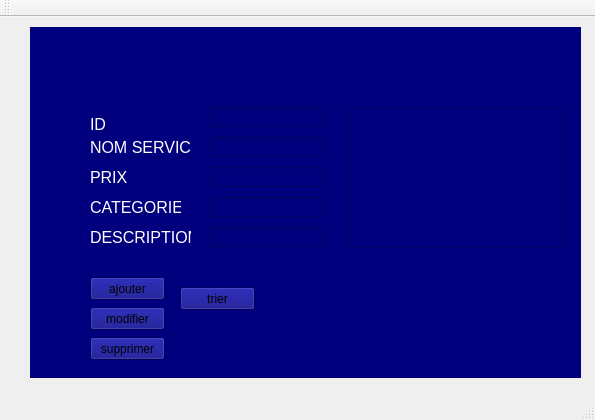
<?xml version="1.0" encoding="UTF-8"?>
<ui version="4.0">
 <class>MainWindow</class>
 <widget class="QMainWindow" name="MainWindow">
  <property name="geometry">
   <rect>
    <x>0</x>
    <y>0</y>
    <width>595</width>
    <height>420</height>
   </rect>
  </property>
  <property name="windowTitle">
   <string>Gestion des Clients</string>
  </property>
  <widget class="QWidget" name="centralWidget">
   <widget class="QStackedWidget" name="stackedWidget">
    <property name="geometry">
     <rect>
      <x>30</x>
      <y>10</y>
      <width>551</width>
      <height>351</height>
     </rect>
    </property>
    <property name="styleSheet">
     <string notr="true">background-color: rgb(0, 0, 127);</string>
    </property>
    <widget class="QWidget" name="page">
     <widget class="QLabel" name="label">
      <property name="geometry">
       <rect>
        <x>60</x>
        <y>90</y>
        <width>47</width>
        <height>21</height>
       </rect>
      </property>
      <property name="text">
       <string>&lt;html&gt;&lt;head/&gt;&lt;body&gt;&lt;p&gt;&lt;span style=&quot; font-size:18pt; color:#ffffff; vertical-align:super;&quot;&gt;ID&lt;/span&gt;&lt;/p&gt;&lt;/body&gt;&lt;/html&gt;</string>
      </property>
     </widget>
     <widget class="QLabel" name="label_2">
      <property name="geometry">
       <rect>
        <x>60</x>
        <y>110</y>
        <width>101</width>
        <height>21</height>
       </rect>
      </property>
      <property name="text">
       <string>&lt;html&gt;&lt;head/&gt;&lt;body&gt;&lt;p&gt;&lt;span style=&quot; font-size:12pt; color:#ffffff;&quot;&gt;NOM SERVICE&lt;/span&gt;&lt;/p&gt;&lt;/body&gt;&lt;/html&gt;</string>
      </property>
     </widget>
     <widget class="QLabel" name="label_3">
      <property name="geometry">
       <rect>
        <x>60</x>
        <y>170</y>
        <width>91</width>
        <height>21</height>
       </rect>
      </property>
      <property name="text">
       <string>&lt;html&gt;&lt;head/&gt;&lt;body&gt;&lt;p&gt;&lt;span style=&quot; font-size:12pt; color:#ffffff;&quot;&gt;CATEGORIE&lt;/span&gt;&lt;/p&gt;&lt;/body&gt;&lt;/html&gt;</string>
      </property>
     </widget>
     <widget class="QLabel" name="label_4">
      <property name="geometry">
       <rect>
        <x>60</x>
        <y>200</y>
        <width>101</width>
        <height>21</height>
       </rect>
      </property>
      <property name="text">
       <string>&lt;html&gt;&lt;head/&gt;&lt;body&gt;&lt;p&gt;&lt;span style=&quot; font-size:12pt; color:#ffffff;&quot;&gt;DESCRIPTION&lt;/span&gt;&lt;/p&gt;&lt;/body&gt;&lt;/html&gt;</string>
      </property>
     </widget>
     <widget class="QLabel" name="label_5">
      <property name="geometry">
       <rect>
        <x>60</x>
        <y>140</y>
        <width>47</width>
        <height>21</height>
       </rect>
      </property>
      <property name="text">
       <string>&lt;html&gt;&lt;head/&gt;&lt;body&gt;&lt;p&gt;&lt;span style=&quot; font-size:12pt; color:#ffffff;&quot;&gt;PRIX&lt;/span&gt;&lt;/p&gt;&lt;/body&gt;&lt;/html&gt;</string>
      </property>
     </widget>
     <widget class="QLineEdit" name="lineEdit">
      <property name="geometry">
       <rect>
        <x>180</x>
        <y>80</y>
        <width>113</width>
        <height>20</height>
       </rect>
      </property>
     </widget>
     <widget class="QLineEdit" name="lineEdit_3">
      <property name="geometry">
       <rect>
        <x>180</x>
        <y>110</y>
        <width>113</width>
        <height>20</height>
       </rect>
      </property>
     </widget>
     <widget class="QLineEdit" name="lineEdit_4">
      <property name="geometry">
       <rect>
        <x>180</x>
        <y>170</y>
        <width>113</width>
        <height>20</height>
       </rect>
      </property>
     </widget>
     <widget class="QLineEdit" name="lineEdit_5">
      <property name="geometry">
       <rect>
        <x>180</x>
        <y>200</y>
        <width>113</width>
        <height>20</height>
       </rect>
      </property>
     </widget>
     <widget class="QLineEdit" name="lineEdit_6">
      <property name="geometry">
       <rect>
        <x>180</x>
        <y>140</y>
        <width>113</width>
        <height>20</height>
       </rect>
      </property>
     </widget>
     <widget class="QPushButton" name="pushButton_ajouter">
      <property name="geometry">
       <rect>
        <x>60</x>
        <y>250</y>
        <width>75</width>
        <height>23</height>
       </rect>
      </property>
      <property name="text">
       <string>ajouter</string>
      </property>
     </widget>
     <widget class="QPushButton" name="pushButton_supprimer">
      <property name="geometry">
       <rect>
        <x>60</x>
        <y>310</y>
        <width>75</width>
        <height>23</height>
       </rect>
      </property>
      <property name="text">
       <string>supprimer</string>
      </property>
     </widget>
     <widget class="QPushButton" name="pushButton_modifier">
      <property name="geometry">
       <rect>
        <x>60</x>
        <y>280</y>
        <width>75</width>
        <height>23</height>
       </rect>
      </property>
      <property name="text">
       <string>modifier</string>
      </property>
     </widget>
     <widget class="QTableView" name="tableView">
      <property name="geometry">
       <rect>
        <x>320</x>
        <y>80</y>
        <width>211</width>
        <height>141</height>
       </rect>
      </property>
     </widget>
     <widget class="QPushButton" name="pushButton">
      <property name="geometry">
       <rect>
        <x>150</x>
        <y>260</y>
        <width>75</width>
        <height>23</height>
       </rect>
      </property>
      <property name="text">
       <string>trier</string>
      </property>
     </widget>
    </widget>
    <widget class="QWidget" name="page_2"/>
   </widget>
  </widget>
  <widget class="QMenuBar" name="menuBar">
   <property name="geometry">
    <rect>
     <x>0</x>
     <y>0</y>
     <width>595</width>
     <height>22</height>
    </rect>
   </property>
  </widget>
  <widget class="QToolBar" name="mainToolBar">
   <attribute name="toolBarArea">
    <enum>TopToolBarArea</enum>
   </attribute>
   <attribute name="toolBarBreak">
    <bool>false</bool>
   </attribute>
  </widget>
  <widget class="QStatusBar" name="statusBar"/>
 </widget>
 <layoutdefault spacing="6" margin="11"/>
 <resources/>
 <connections/>
</ui>
